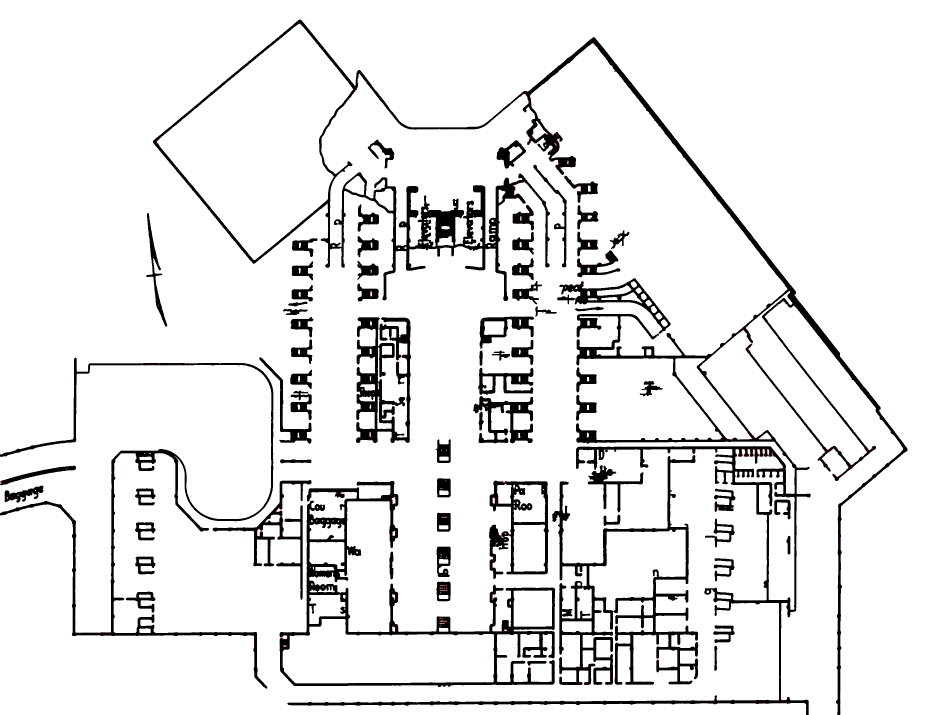
#> input picture dataset/Cleveland_Union_Terminal/floor_1/map_walls.png, 2784 x 2144 px (shown at 1/3 size)
$ python convert_floorplan.py --source dataset/Cleveland_Union_Terminal/floor_1 --image dataset/Cleveland_Union_Terminal/floor_1/map_walls.png
#> lines starting #> are read from the running program, lines starting #| are printed output that depends on the picture; after the words box and inside, x2 and y2 are one past the last pixel; in counts of white or black regions, pixels touching at a corner belong together
### ocr_visualize.py
#!/usr/bin/env python3
"""Run OCR on floor plan images using the OCR library (Tesseract), then visualize."""

import csv
import math
import os

import cv2
import numpy as np
import pytesseract
from PIL import Image, ImageFilter


def _run_ocr_on_image(pil_img, min_conf=30, psm=11):
    """Run Tesseract on a PIL image; return list of word dicts (x,y,w,h in that image's coords)."""
    data = pytesseract.image_to_data(pil_img, output_type=pytesseract.Output.DICT, config=f"--psm {psm} --oem 3")
    words = []
    for i in range(len(data["text"])):
        text = data["text"][i].strip()
        # Strip surrounding pipe/bracket artifacts from OCR
        text = text.strip("|[]{}()")
        conf = int(data["conf"][i])
        if not text or conf < min_conf:
            continue
        words.append({
            "text": text,
            "conf": conf,
            "x": data["left"][i],
            "y": data["top"][i],
            "w": data["width"][i],
            "h": data["height"][i],
        })
    return words


# [31 lines left out: functions _unrotate_boxes, _dedupe_by_location, not called in this run]


def _clear_lines_for_ocr(img_bgr, width, height):
    """Use PGM-style logic to detect wall lines and whiten them so OCR sees text only.

    Same pipeline as convert_floorplan process_image: threshold, connected components,
    keep elongated/large structures (walls). Then whiten those pixels in the original
    so the image has lines cleared out and text is easier for OCR.
    """
    scale = np.clip(max(width, height) / 1000.0, 0.5, 5.0)
    img = img_bgr.copy()

    # Color pre-filter: high-saturation pixels → white (so colored fills don't become lines)
    hsv = cv2.cvtColor(img, cv2.COLOR_BGR2HSV)
    sat_mask = hsv[:, :, 1] > 80
    img[sat_mask] = [255, 255, 255]

    gray = cv2.cvtColor(img, cv2.COLOR_BGR2GRAY)
    blur_k = int(3 * scale) | 1
    blurred = cv2.GaussianBlur(gray, (blur_k, blur_k), 0)

    # Otsu threshold: BINARY_INV so dark (walls + text) = 255
    _, binary = cv2.threshold(blurred, 0, 255, cv2.THRESH_BINARY_INV + cv2.THRESH_OTSU)
    open_k = max(2, int(1.5 * scale))
    open_kernel = cv2.getStructuringElement(cv2.MORPH_ELLIPSE, (open_k, open_k))
    opened = cv2.morphologyEx(binary, cv2.MORPH_OPEN, open_kernel, iterations=1)

    # Connected components: keep only wall-like (elongated or large)
    num_labels, labels, stats, _ = cv2.connectedComponentsWithStats(opened, connectivity=8)
    line_mask = np.zeros_like(gray, dtype=np.uint8)
    min_area = int(50 * scale * scale * 3.0)
    min_span = int(15 * scale * 3.0)

    for i in range(1, num_labels):
        area = stats[i, cv2.CC_STAT_AREA]
        bw = stats[i, cv2.CC_STAT_WIDTH]
        bh = stats[i, cv2.CC_STAT_HEIGHT]
        max_dim = max(bw, bh)
        min_dim = max(min(bw, bh), 1)
        aspect = max_dim / min_dim
        if area >= min_area or (aspect >= 3.0 and max_dim >= min_span):
            line_mask[labels == i] = 255

    # Whiten line pixels in original grayscale so OCR sees clean background where lines were
    result = gray.copy()
    result[line_mask > 0] = 255
    return result


def extract_words(image_path, min_conf=30):
    """Run Tesseract OCR (horizontal + vertical/diagonal passes) and return word list.

    Uses PGM-style step to clear wall lines for easier OCR, plus scale+CLAHE for 'g's,
    and 0°/90°/270° passes for different direction text. Returns list of dicts: text, conf, x, y, w, h.
    """
    try:
        orig_cv = cv2.imread(image_path)
        pil = Image.open(image_path)
    except Exception:
        return []

    w, h = pil.size
    if orig_cv is None or orig_cv.size == 0:
        orig_cv = np.array(pil.convert("RGB"))[:, :, ::-1].copy()

    # PGM-style: clear wall lines so OCR sees text on clean background
    cleared_gray = _clear_lines_for_ocr(orig_cv, w, h)
    cleared_pil = Image.fromarray(cleared_gray)

    scale = max(1.0, 1800 / max(w, h))
    if scale > 1:
        pil = pil.resize((int(w * scale), int(h * scale)), Image.LANCZOS)
        cleared_pil = cleared_pil.resize((int(w * scale), int(h * scale)), Image.LANCZOS)
    gray = pil.convert("L")
    arr = np.array(gray)

    # Preprocessing that helps 'g' and low-contrast text: CLAHE + sharpen
    clahe = cv2.createCLAHE(clipLimit=2.5, tileGridSize=(8, 8))
    enhanced = clahe.apply(arr)
    enhanced_pil = Image.fromarray(enhanced).filter(ImageFilter.SHARPEN)

    pre_w, pre_h = enhanced_pil.size
    all_words = []

    # Horizontal: gray, enhanced, and line-cleared (lines out of the way for OCR)
    for img in [gray, enhanced_pil, cleared_pil]:
        for wd in _run_ocr_on_image(img, min_conf=min_conf, psm=11):
            all_words.append(wd)

    # Rotated text: vertical (90/270) and diagonal (30/45/60/315/330) passes
    for angle in (90, 270, 30, 45, 60, 315, 330):
        rotated = enhanced_pil.rotate(-angle, expand=True, fillcolor=255)
        rw, rh = rotated.size
        for wd in _run_ocr_on_image(rotated, min_conf=min_conf, psm=11):
            all_words.extend(_unrotate_boxes([wd], rw, rh, pre_w, pre_h, angle))

    # Scale back to original image coordinates
    orig_w, orig_h = w, h
    if scale > 1:
        for wd in all_words:
            wd["x"] = int(wd["x"] / scale)
            wd["y"] = int(wd["y"] / scale)
            wd["w"] = int(wd["w"] / scale)
            wd["h"] = int(wd["h"] / scale)

    # Drop rotation artifacts (boxes mostly outside image)
    margin = 50
    all_words = [wd for wd in all_words
                 if -margin <= wd["x"] <= orig_w + margin and -margin <= wd["y"] <= orig_h + margin]

    # Noise filtering: reject detections that are clearly not real words
    import re as _re
    cleaned = []
    for wd in all_words:
        text = wd["text"].strip()
        # Strip leading/trailing punctuation/symbols to get core text
        core = _re.sub(r'^[^A-Za-z0-9]+|[^A-Za-z0-9]+$', '', text)
        alpha_chars = sum(1 for c in core if c.isalpha())
        # Reject if core has fewer than 2 alpha characters
        if alpha_chars < 2:
            continue
        # Low-confidence words need at least 3 alpha chars to survive
        if wd["conf"] < 70 and alpha_chars < 3:
            continue
        # Reject if mostly non-alphanumeric (symbols, punctuation, line artifacts)
        alnum_count = sum(1 for c in text if c.isalnum())
        if alnum_count < len(text) * 0.5:
            continue
        # Reject very small bounding boxes (likely line/dot artifacts)
        if wd["w"] < 12 or wd["h"] < 10:
            continue
        # Reject if area is tiny (noise from wall intersections)
        if wd["w"] * wd["h"] < 200:
            continue
        cleaned.append(wd)
    all_words = cleaned

    all_words = _dedupe_by_location(all_words)
    return all_words


# [175 lines left out: functions _merge_group, _merge_hyphenated, group_nearby_words, ocr_and_visualize, not called in this run]


# [21 lines that do not run on import are left out]

### convert_floorplan.py
#!/usr/bin/env python3
"""
Hotel Floor Plan → ROS Map Dataset Pipeline

Converts hotel floor plan images into ROS-compatible 2D occupancy grid maps
(PGM + YAML) with optional OCR-based waypoint extraction.

Usage:
    python convert_floorplan.py --source sources.csv
    python convert_floorplan.py --source /path/to/images/
    python convert_floorplan.py --image single_floorplan.png --output dataset/Hotel/floor_1
"""

import argparse
import csv
import math
import os
import re
import sys
from pathlib import Path

import cv2
import numpy as np
import requests
import yaml
from PIL import Image
from skimage.morphology import thin


# [37 lines left out: function download_image, not called in this run]


def process_image(input_path, output_pgm_path, wall_sensitivity=3.0):
    """Process a floor plan image into a ROS-compatible PGM occupancy grid.

    Uses shape-based connected-component filtering to keep structural walls
    (long, elongated features) while removing text labels, dotted patterns,
    and other compact/small details.

    Pipeline:
        1. Load image; compute resolution-adaptive scale factor
        2. Color pre-filter — mask high-saturation pixels to white
        3. Convert to grayscale, apply scale-adaptive Gaussian blur
        4. Otsu threshold (THRESH_BINARY_INV so walls=255 for morph ops)
        5. Light morphological open — remove isolated dots (1-2px noise)
        6. Connected-component shape filter — keep components that are
           large enough OR elongated enough to be walls; reject small
           compact blobs (text characters, dot clusters)
        7. Morphological close — seal small wall gaps (doorways, joints)
        8. Invert to ROS convention (white=free/255, black=wall/0)
        9. Save as PGM (P5 format)

    Args:
        input_path: Path to the source floor plan image.
        output_pgm_path: Destination path for the output PGM file.
        wall_sensitivity: Controls minimum feature size for filtering
            (default 3.0). Lower keeps more features; higher removes more.

    Returns (width, height) of the output map.
    """
#> called with output_pgm_path = 'dataset/map_walls/floor_1/map.pgm', wall_sensitivity = 3
    img = cv2.imread(input_path)
#> img is the input picture: shape (2144, 2784, 3); mean B, G, R 232.4, 232.4, 232.6
    if img is None:
        raise ValueError(f"Could not load image: {input_path}")

    h, w = img.shape[:2]

    # 1. Resolution-adaptive scale factor
    scale = np.clip(max(w, h) / 1000.0, 0.5, 5.0)

    # 2. Color pre-filter: set high-saturation pixels to white so colored
    #    fills (e.g. cyan Oval Office) don't become false walls in grayscale
    hsv = cv2.cvtColor(img, cv2.COLOR_BGR2HSV)
#> hsv: shape (2144, 2784, 3); mean H, S, V 0, 0.2, 232.6
    sat_mask = hsv[:, :, 1] > 80
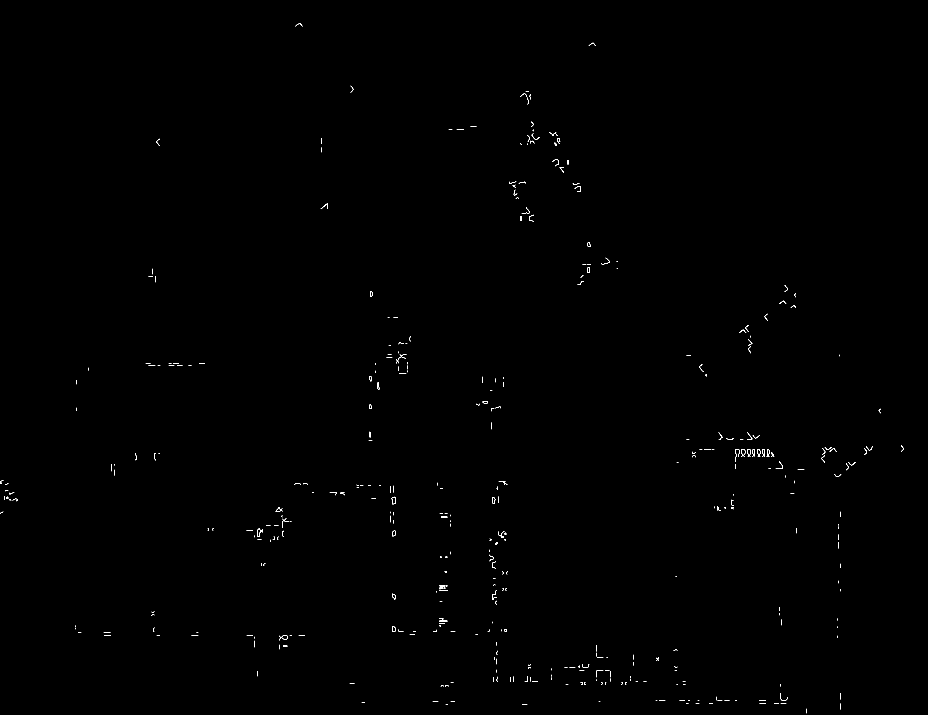
#> sat_mask: shape (2144, 2784) bool (shown at 1/3 size); 0.14% white in thin lines or dots
    img[sat_mask] = [255, 255, 255]
#> img: shape (2144, 2784, 3); 91.3% white; 70 black regions, largest, box (x1, y1, x2, y2) and area: (459, 59, 2723, 2144) 182888, (839, 1443, 1665, 2061) 58092, (1657, 1366, 2095, 2055) 49597

    # 3. Grayscale + light blur (avoid heavy blur so thin lines stay sharp)
    gray = cv2.cvtColor(img, cv2.COLOR_BGR2GRAY)
    blur_k = max(1, int(1.5 * scale) | 1)  # minimal blur to keep thin lines
    blurred = cv2.GaussianBlur(gray, (blur_k, blur_k), 0)

    # 4. Otsu threshold (BINARY_INV: walls=255, free=0 for morph processing)
    _, binary = cv2.threshold(blurred, 0, 255, cv2.THRESH_BINARY_INV + cv2.THRESH_OTSU)
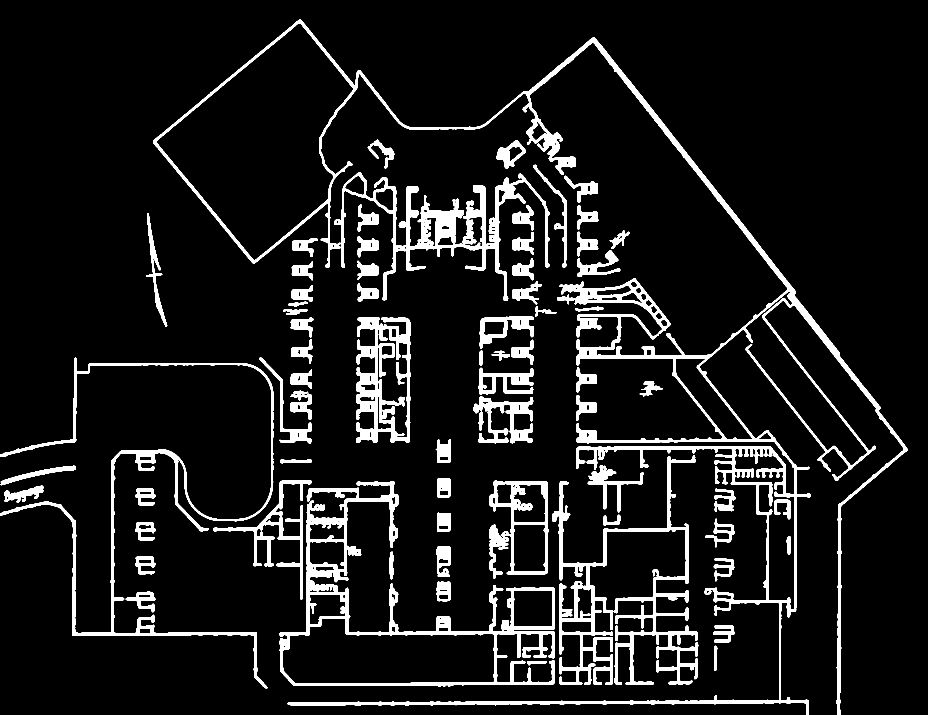
#> binary: shape (2144, 2784) (shown at 1/3 size); 8.8% white; 70 white regions, largest, box (x1, y1, x2, y2) and area: (459, 59, 2723, 2144) 183281, (839, 1443, 1665, 2061) 58337, (1657, 1366, 2095, 2055) 49719

    # ── 4b. OCR text removal using directional morphology ────────────────
    # Within each OCR phrase box, find line content via directional opening
    # (lines survive, text characters don't). Erase everything in the box
    # EXCEPT the line pixels. This keeps walls, removes all text.
    phrase_boxes = []
    ocr_word_heights = []
    try:
        from ocr_visualize import extract_words, group_nearby_words
        words = extract_words(input_path, min_conf=20)
#> in _clear_lines_for_ocr, `opened = cv2.morphologyEx(binary, cv2.MORPH_OPEN, open_kernel, iterati..`:
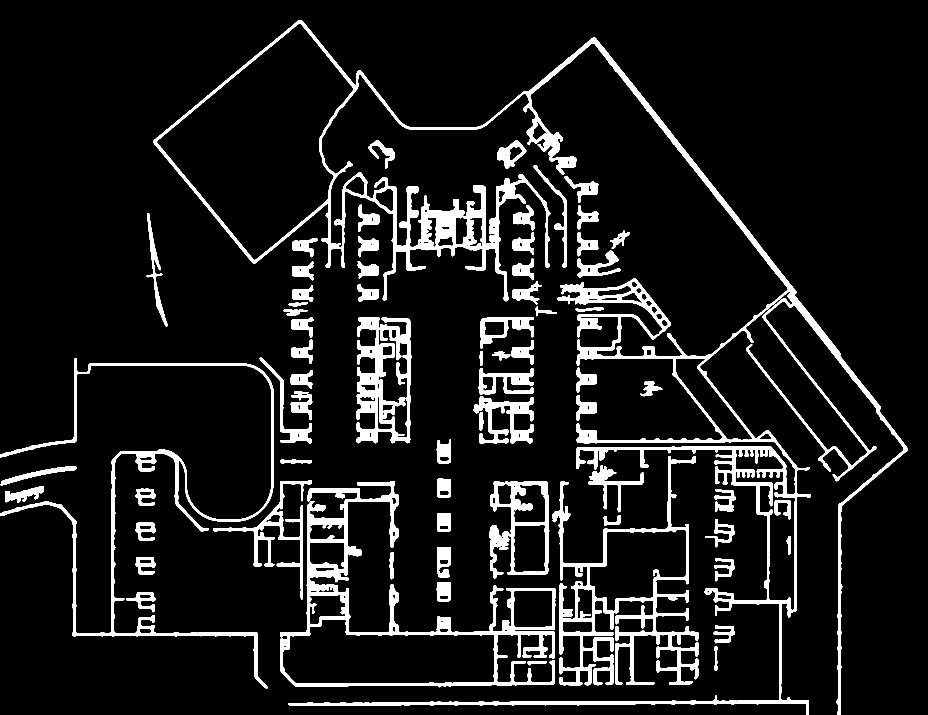
#> opened: shape (2144, 2784) (shown at 1/3 size); 9% white; 69 white regions, largest, box (x1, y1, x2, y2) and area: (460, 60, 2724, 2144) 201494, (840, 1444, 1666, 2062) 59857, (1658, 1368, 2096, 2056) 50816
#> in _clear_lines_for_ocr, `num_labels, labels, stats, _ = cv2.connectedComponentsWithStats(opened..`:
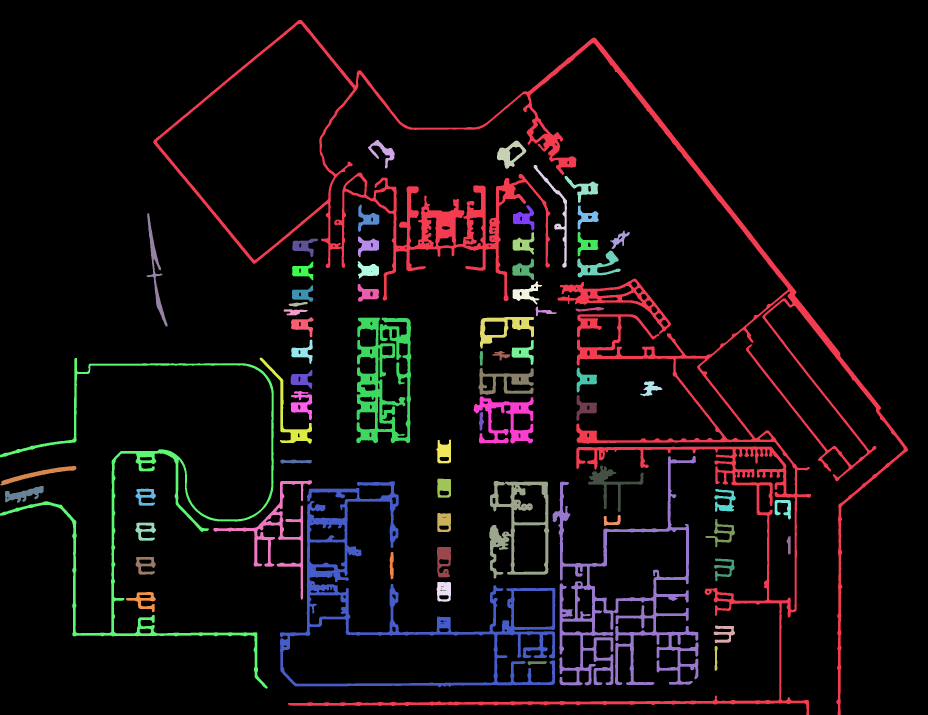
#> labels: shape (2144, 2784) int32 (shown at 1/3 size); 70 distinct labels, from 0 to 69; one colour per label, 0 black
#> in _clear_lines_for_ocr, `num_labels, labels, stats, _ = cv2.connectedComponentsWithStats(opened..`: num_labels = 70; stats = 70 rows, first 6: [0, 0, 2784, 2144, 5430027], [460, 60, 2264, 2084, 201494], [1104, 420, 80, 86, 2040], [1491, 422, 88, 85, 3092], [1601, 495, 100, 308, 3118], [1694, 528, 101, 81, 2478]
#> (the rest of the program and of its run is left out)
